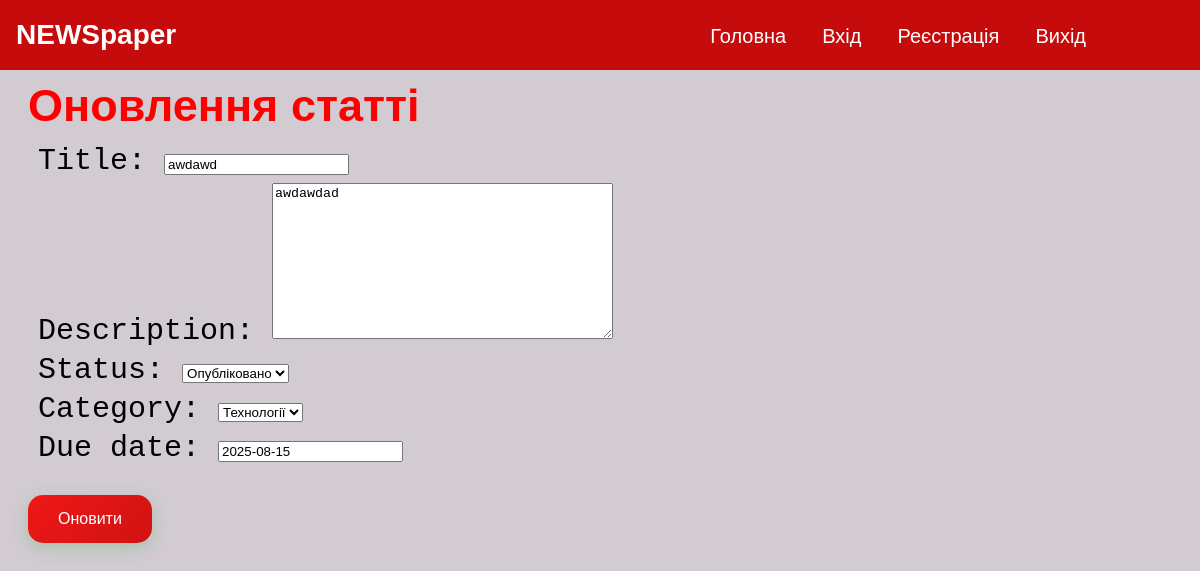
The app's page /8/update/ (signed in) with its own data.
### blog_files/models.py (models this page shows, shortened)
class Article(models.Model):
    STATUS_CHOICES = [
        ("Чернетка", "Чернетка"),
        ("Опубліковано", "Опубліковано"),
    ]
    CATEGORY_CHOICES = [
        ("Технології", "Технології"),
        ("Кухня", "Кухня"),
        ("Навчання", "Навчання")
    ]
    title = models.CharField(max_length=256)
    description = models.TextField()
    status = models.CharField(max_length=20, choices=STATUS_CHOICES, default="published")
    category = models.CharField(max_length=20, choices=CATEGORY_CHOICES, default="studying")
    due_date = models.DateField(null=True, blank=True)
    author = models.ForeignKey(User, on_delete=models.CASCADE, related_name="tasks")

### blog_files/views.py (the view)
# urls.py: path("<int:pk>/update/", views.ArticleUpdateView.as_view(), name="article-update"),
class ArticleUpdateView(LoginRequiredMixin, UserIsOwnerMixin, UpdateView):
    model = models.Article
    form_class = ArticleForm
    template_name = "html_files/article_update_form.html"
    success_url = reverse_lazy("articlee:article-list")

### blog_files/forms.py (shortened to what this page needs)
class ArticleForm(forms.ModelForm):
    class Meta:
        model = Article
        fields = ["title", "description", "status", "category", "due_date"]

### blog_files/mixins.py (called while the page is built)
    def dispatch(self, request, *args, **kwargs):
        instance = self.get_object()
        if instance.author != self.request.user:
            raise PermissionDenied
        return super().dispatch(request, *args, **kwargs)

### blog_files/templates/html_files/article_update_form.html (shortened to what this page needs)
{% extends "base.html" %}
{% load static %}
{% block content %}
<div class="container">
    <h2>Оновлення статті</h2>
    <form method="post">
      {{ form.as_p }}
      <button type="submit" class="btn-red">Оновити</button>
    </form>
</div>
{% endblock %}

### static/css/styles.css (style rules this page uses)
body { margin-top: 80px; background-color: #D2CBD2; color: black; font-family: Arial, sans-serif; }
.container { max-width: 1200px; margin-bottom: 0 auto; margin-left: 20px; padding: 20 px; }
h2 { color: red; font-family: Arial, sans-serif; font-size: 45px }
p { color: black; font-family: monospace; font-size: 30px; margin-top: -25px; margin-left: 10px }
.btn-red { background: linear-gradient(135deg, #F01717, #CF1313); color: white; border: none; border-radius: 15px; padding: 15px 30px; font-size: 16px; font-weight: 500; cursor: pointer; box-shadow: 0 5px 15px rgba(76, 175, 80, 0.3); transition: all 0.2s ease; position: relative; overflow: hidden; text-decoration: none; z-index: 1; }

### records on screen
Article: title "awdawd", description "awdawdad", status "Опубліковано", category "Технології", due_date "2025-08-15"
